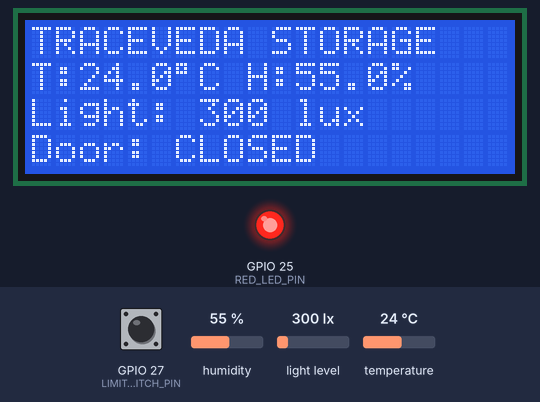
Recording of a sketch running on a simulated ESP32. On the bench: 20×4 character LCD, output pins drawn as LEDs (lit = HIGH). The test bench sets the inputs (shaded band); at power-on: GPIO 27 (LIMIT_SWITCH_PIN) HIGH, light level 300 lx, humidity 55 %, temperature 24 °C. WiFi joins after 1.5 s; servers stay silent unless stated; what the sketch prints to the serial monitor is not drawn.

Above: at 5.3 s.
5.4 s: GPIO 27 (LIMIT_SWITCH_PIN) pulled LOW for 2.4 s
At 7.4 s:
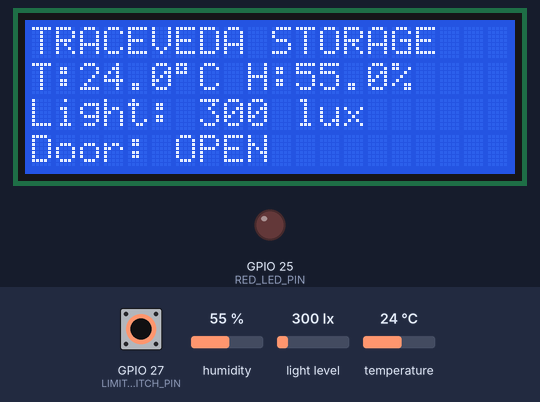
13.8 s: light level set to 1000 lx
At 15.1 s:
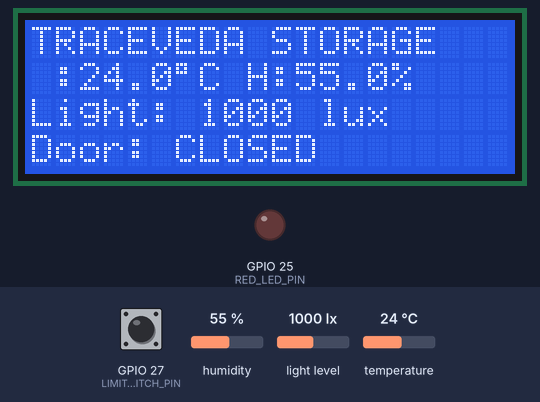
19.8 s: GPIO 27 (LIMIT_SWITCH_PIN) pulled LOW for 2.4 s
At 21.5 s:
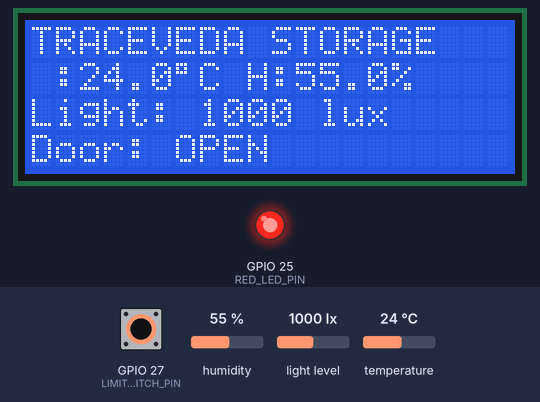
24.5 s: humidity set to 22 %
At 25.4 s:
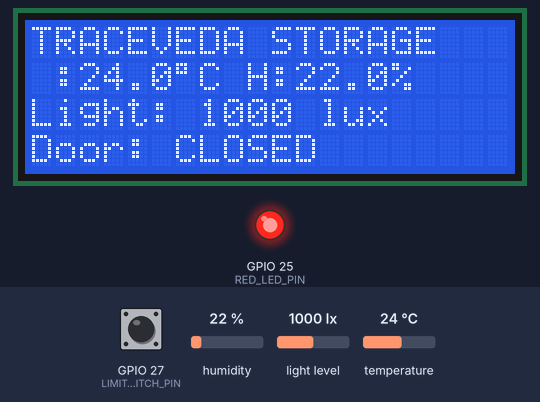
28.7 s: temperature set to 12 °C
At 30.5 s:
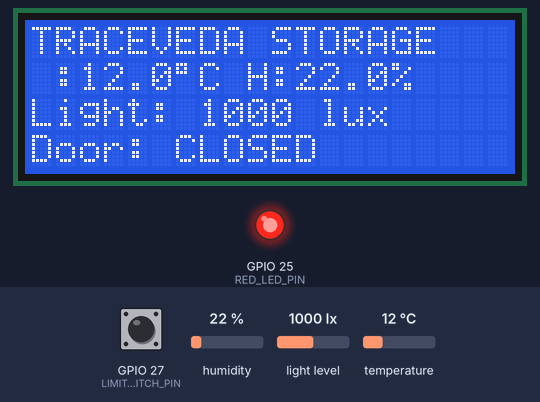
32.9 s: light level set to 40 lx
At 36.9 s:
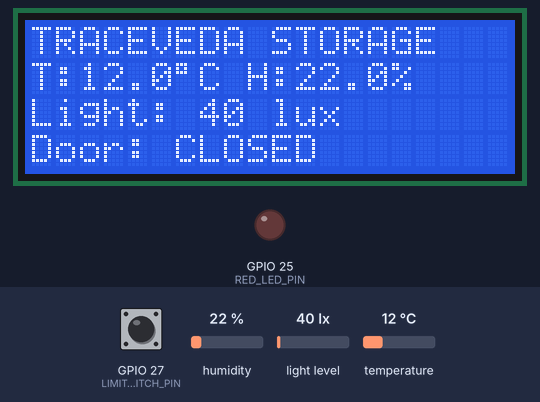
Timing chart, 0 to 38.0 s (numbered marks = the images above; inputs shaded):
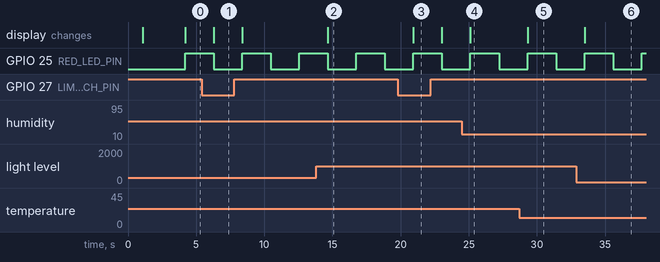

The sketch:

Storage_Node_Test.ino
```cpp
#include <Wire.h>
#include <LiquidCrystal_I2C.h>
#include <BH1750.h>
#include <DHT.h>
#include <WiFi.h>

// ================================
// TRACEVEDA STORAGE NODE
// Hardware + Wi-Fi Integration Test
// ================================

// ---------- Wi-Fi ----------
// Enter your current hotspot details here for testing.
// DO NOT push real credentials to GitHub.

const char* ssid = "new";
const char* password = "YOUR_WIFI_PASSWORD";

// ---------- DHT22 ----------
#define DHT_PIN 4
#define DHT_TYPE DHT22

DHT dht(DHT_PIN, DHT_TYPE);

// ---------- Limit Switch ----------
#define LIMIT_SWITCH_PIN 27

// ---------- Red LED ----------
#define RED_LED_PIN 25

// ---------- I2C ----------
#define SDA_PIN 21
#define SCL_PIN 22

// ---------- LCD ----------
#define LCD_ADDRESS 0x27
#define LCD_COLUMNS 20
#define LCD_ROWS 4

LiquidCrystal_I2C lcd(
  LCD_ADDRESS,
  LCD_COLUMNS,
  LCD_ROWS);

// ---------- BH1750 ----------
BH1750 lightMeter;


// ================================
// SETUP
// ================================

void setup() {
  Serial.begin(115200);
  delay(1000);

  // I2C
  Wire.begin(SDA_PIN, SCL_PIN);

  // LCD
  lcd.init();
  lcd.backlight();

  // DHT22
  dht.begin();

  // Limit switch
  pinMode(LIMIT_SWITCH_PIN, INPUT_PULLUP);

  // Red LED
  pinMode(RED_LED_PIN, OUTPUT);
  digitalWrite(RED_LED_PIN, LOW);

  // BH1750
  if (lightMeter.begin(BH1750::CONTINUOUS_HIGH_RES_MODE)) {
    Serial.println("BH1750 detected!");
  } else {
    Serial.println("BH1750 NOT detected!");
  }

  // Startup screen
  lcd.setCursor(0, 0);
  lcd.print("TRACEVEDA STORAGE");

  lcd.setCursor(0, 1);
  lcd.print("Node Starting...");

  delay(1500);

  // ---------- Wi-Fi ----------
  Serial.println();
  Serial.println("Connecting to WiFi...");

  WiFi.mode(WIFI_STA);
  WiFi.begin(ssid, password);

  Serial.print("Connecting");

  int attempts = 0;

  while (WiFi.status() != WL_CONNECTED && attempts < 30) {
    delay(500);
    Serial.print(".");
    attempts++;
  }

  Serial.println();

  if (WiFi.status() == WL_CONNECTED) {
    Serial.println("WiFi connected!");

    Serial.print("SSID: ");
    Serial.println(WiFi.SSID());

    Serial.print("IP Address: ");
    Serial.println(WiFi.localIP());

    Serial.print("Signal Strength: ");
    Serial.print(WiFi.RSSI());
    Serial.println(" dBm");
  } else {
    Serial.println("WiFi connection FAILED!");
  }

  Serial.println();

  // Clear LCD once after startup
  lcd.clear();
}


// ================================
// LOOP
// ================================

void loop() {
  // ---------- Read DHT22 ----------

  float temperature = dht.readTemperature();
  float humidity = dht.readHumidity();


  // ---------- Read BH1750 ----------

  float lux = lightMeter.readLightLevel();


  // ---------- Read Limit Switch ----------

  int switchState = digitalRead(LIMIT_SWITCH_PIN);

  // Same interpretation as our
  // previously tested switch setup
  bool doorClosed = (switchState == HIGH);


  // ================================
  // SERIAL MONITOR
  // ================================

  Serial.println();
  Serial.println("================================");
  Serial.println("      STORAGE NODE DATA");
  Serial.println("================================");

  if (isnan(temperature) || isnan(humidity)) {
    Serial.println("DHT22: READ ERROR");
  } else {
    Serial.print("Temperature: ");
    Serial.print(temperature, 1);
    Serial.println(" C");

    Serial.print("Humidity: ");
    Serial.print(humidity, 1);
    Serial.println(" %");
  }

  Serial.print("Light: ");
  Serial.print(lux, 1);
  Serial.println(" lux");

  Serial.print("Door: ");

  if (doorClosed) {
    Serial.println("CLOSED");
  } else {
    Serial.println("OPEN");
  }


  // ================================
  // WIFI STATUS
  // ================================

  Serial.print("WiFi: ");

  if (WiFi.status() == WL_CONNECTED) {
    Serial.print("CONNECTED | IP: ");
    Serial.println(WiFi.localIP());
  } else {
    Serial.println("DISCONNECTED");
  }


  // ================================
  // LCD
  // ================================

  // Line 1
  lcd.setCursor(0, 0);
  lcd.print("TRACEVEDA STORAGE   ");


  // Line 2
  lcd.setCursor(0, 1);

  if (isnan(temperature) || isnan(humidity)) {
    lcd.print("T:ERROR H:ERROR     ");
  } else {
    lcd.print("T:");
    lcd.print(temperature, 1);
    lcd.print((char)223);
    lcd.print("C H:");
    lcd.print(humidity, 1);
    lcd.print("%   ");
  }


  // Line 3
  lcd.setCursor(0, 2);

  lcd.print("Light: ");
  lcd.print(lux, 0);
  lcd.print(" lux      ");


  // Line 4
  lcd.setCursor(0, 3);

  lcd.print("Door: ");

  if (doorClosed) {
    lcd.print("CLOSED");
  } else {
    lcd.print("OPEN  ");
  }

  lcd.print("        ");


  // ================================
  // RED LED HARDWARE TEST
  // ================================
  //
  // NO crop-specific thresholds.
  // Backend will eventually control this.
  //

  static bool ledState = false;

  ledState = !ledState;
  digitalWrite(RED_LED_PIN, ledState);


  // Approximately 2-second update
  delay(2000);
}
```

Measured:
- after the input at 5.4 s, the display: changes after 0.89 s (image 1)
- after the input at 13.8 s, the display: changes after 0.86 s (image 2)
- after the input at 19.8 s, the display: changes after 1.1 s (image 3)
- after the input at 24.5 s, the display: changes after 0.62 s (image 4)
- after the input at 28.7 s, the display: changes after 0.61 s (image 5)
- after the input at 32.9 s, the display: changes after 0.60 s (image 6)
- by itself, GPIO 25 (RED_LED_PIN): alternates HIGH for 2.1 s and LOW for 2.1 s
